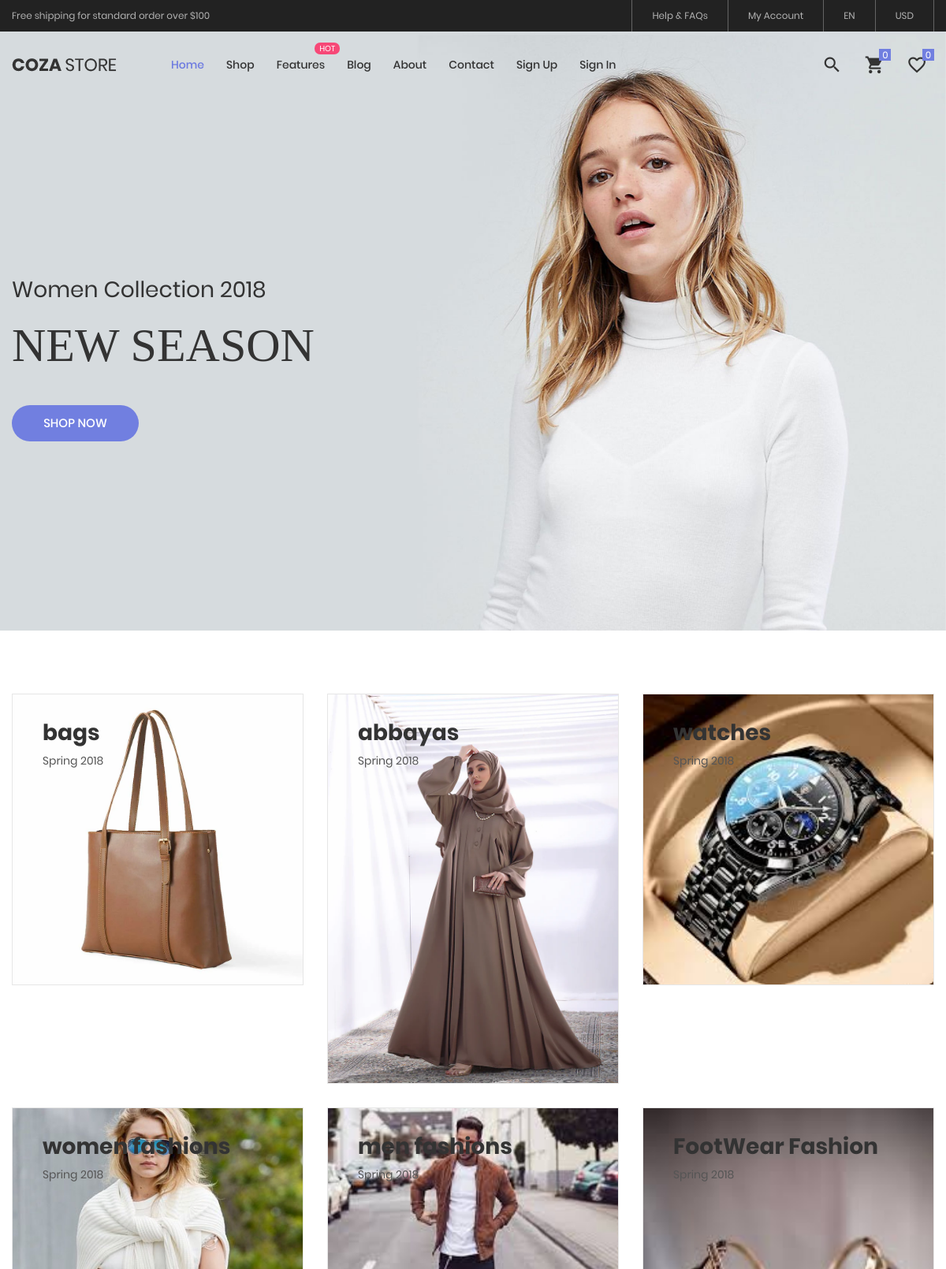
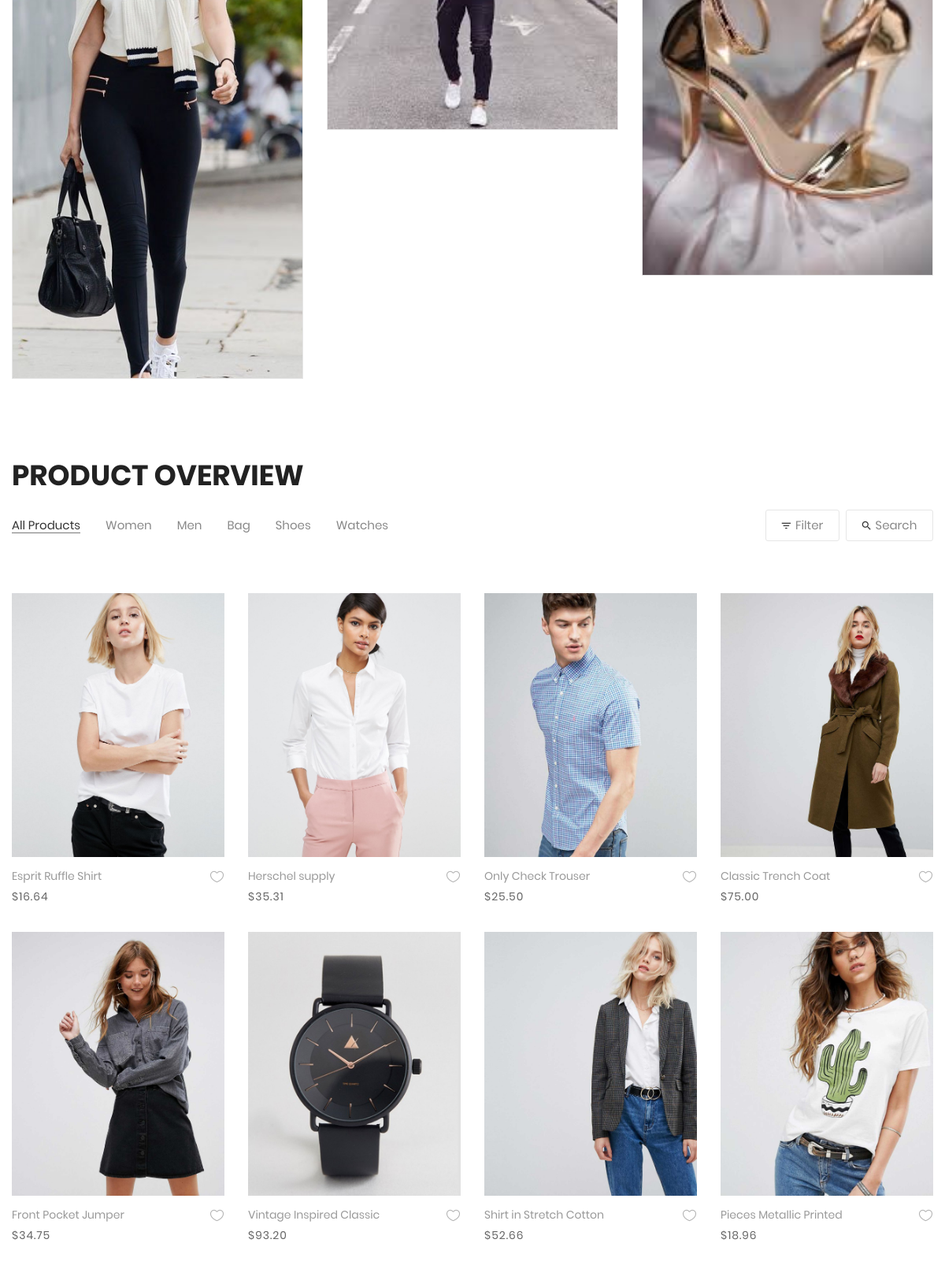
The app's page /cozastore-master/index.php (upper part) with its own data (2 pictures, top to bottom).
### tables this page shows
CREATE TABLE `categories` (
  `id` int(11) NOT NULL,
  `name` varchar(30) DEFAULT NULL,
  `image` varchar(100) DEFAULT NULL
);

### cozastore-master/auth/auth.php (called while the page is built, shortened)
<?php
$catAddress = "../dashmin-1.0.0/img/categories/";
?>

### cozastore-master/index.php (the view, shortened to what this page needs)
<?php
	include('components/header.php')
	?>
	<section class="section-slide">
		<div class="wrap-slick1">
			<div class="slick1">
				<div class="item-slick1" style="background-image: url(images/slide-01.jpg);">
					<div class="container h-full">
						<div class="flex-col-l-m h-full p-t-100 p-b-30 respon5">
							<div class="layer-slick1 animated visible-false" data-appear="fadeInDown" data-delay="0">
								<span class="ltext-101 cl2 respon2">
									Women Collection 2018
								</span>
							</div>
							<div class="layer-slick1 animated visible-false" data-appear="fadeInUp" data-delay="800">
								<h2 class="ltext-201 cl2 p-t-19 p-b-43 respon1">
									NEW SEASON
								</h2>
							</div>
							<div class="layer-slick1 animated visible-false" data-appear="zoomIn" data-delay="1600">
								<a href="product.html" class="flex-c-m stext-101 cl0 size-101 bg1 bor1 hov-btn1 p-lr-15 trans-04">
									Shop Now
								</a>
							</div>
						</div>
					</div>
				</div>
			</div>
		</div>
	</section>
	<div class="sec-banner bg0 p-t-80 p-b-50">
		<div class="container">
			<div class="row">
<?php
$query = $pdo ->query("select * from categories");
$rows = $query->fetchAll(PDO::FETCH_ASSOC);
foreach($rows as $keys){
?>
	<div class="col-md-6 col-xl-4 p-b-30 m-lr-auto">
					<div class="block1 wrap-pic-w">
						<img src="<?php echo $catAddress.$keys['image']?>" alt="IMG-BANNER">
						<a href="product.php?cid=<?php echo $keys['id']?>" class="block1-txt ab-t-l s-full flex-col-l-sb p-lr-38 p-tb-34 trans-03 respon3">
							<div class="block1-txt-child1 flex-col-l">
								<span class="block1-name ltext-102 trans-04 p-b-8">
								<?php echo $keys['name']?>
								</span>
								<span class="block1-info stext-102 trans-04">
									Spring 2018
								</span>
							</div>
						</a>
					</div>
				</div>
<?php
}
?>
			</div>
		</div>
	</div>
	<section class="bg0 p-t-23 p-b-140">
		<div class="container">
			<div class="p-b-10">
				<h3 class="ltext-103 cl5">
					Product Overview
				</h3>
			</div>
			<div class="flex-w flex-sb-m p-b-52">
				<div class="flex-w flex-l-m filter-tope-group m-tb-10">
					<button class="stext-106 cl6 hov1 bor3 trans-04 m-r-32 m-tb-5 how-active1" data-filter="*">
						All Products
					</button>
					<button class="stext-106 cl6 hov1 bor3 trans-04 m-r-32 m-tb-5" data-filter=".women">
						Women
					</button>
					<button class="stext-106 cl6 hov1 bor3 trans-04 m-r-32 m-tb-5" data-filter=".men">
						Men
					</button>
					<button class="stext-106 cl6 hov1 bor3 trans-04 m-r-32 m-tb-5" data-filter=".bag">
						Bag
					</button>
					<button class="stext-106 cl6 hov1 bor3 trans-04 m-r-32 m-tb-5" data-filter=".shoes">
						Shoes
					</button>
					<button class="stext-106 cl6 hov1 bor3 trans-04 m-r-32 m-tb-5" data-filter=".watches">
						Watches
					</button>
				</div>
				<div class="flex-w flex-c-m m-tb-10">
					<div class="flex-c-m stext-106 cl6 size-104 bor4 pointer hov-btn3 trans-04 m-r-8 m-tb-4 js-show-filter">
						<i class="icon-filter cl2 m-r-6 fs-15 trans-04 zmdi zmdi-filter-list"></i>
						 Filter
					</div>
					<div class="flex-c-m stext-106 cl6 size-105 bor4 pointer hov-btn3 trans-04 m-tb-4 js-show-search">
						<i class="icon-search cl2 m-r-6 fs-15 trans-04 zmdi zmdi-search"></i>
						Search
					</div>
				</div>
			</div>
			<div class="row isotope-grid">
				<div class="col-sm-6 col-md-4 col-lg-3 p-b-35 isotope-item women">
					<div class="block2">
						<div class="block2-pic hov-img0">
							<img src="images/product-01.jpg" alt="IMG-PRODUCT">
						</div>
						<div class="block2-txt flex-w flex-t p-t-14">
							<div class="block2-txt-child1 flex-col-l ">
								<a href="product-detail.html" class="stext-104 cl4 hov-cl1 trans-04 js-name-b2 p-b-6">
									Esprit Ruffle Shirt
								</a>
								<span class="stext-105 cl3">
									$16.64
								</span>
							</div>
							<div class="block2-txt-child2 flex-r p-t-3">
								<a href="#" class="btn-addwish-b2 dis-block pos-relative js-addwish-b2">
									<img class="icon-heart1 dis-block trans-04" src="images/icons/icon-heart-01.png" alt="ICON">
								</a>
							</div>
						</div>
					</div>
				</div>
				<div class="col-sm-6 col-md-4 col-lg-3 p-b-35 isotope-item women">
					<div class="block2">
						<div class="block2-pic hov-img0">
							<img src="images/product-02.jpg" alt="IMG-PRODUCT">
						</div>
						<div class="block2-txt flex-w flex-t p-t-14">
							<div class="block2-txt-child1 flex-col-l ">
								<a href="product-detail.html" class="stext-104 cl4 hov-cl1 trans-04 js-name-b2 p-b-6">
									Herschel supply
								</a>
								<span class="stext-105 cl3">
									$35.31
								</span>
							</div>
							<div class="block2-txt-child2 flex-r p-t-3">
								<a href="#" class="btn-addwish-b2 dis-block pos-relative js-addwish-b2">
									<img class="icon-heart1 dis-block trans-04" src="images/icons/icon-heart-01.png" alt="ICON">
								</a>
							</div>
						</div>
					</div>
				</div>
				<div class="col-sm-6 col-md-4 col-lg-3 p-b-35 isotope-item men">
					<div class="block2">
						<div class="block2-pic hov-img0">
							<img src="images/product-03.jpg" alt="IMG-PRODUCT">
						</div>
						<div class="block2-txt flex-w flex-t p-t-14">
							<div class="block2-txt-child1 flex-col-l ">
								<a href="product-detail.html" class="stext-104 cl4 hov-cl1 trans-04 js-name-b2 p-b-6">
									Only Check Trouser
								</a>
								<span class="stext-105 cl3">
									$25.50
								</span>
							</div>
							<div class="block2-txt-child2 flex-r p-t-3">
								<a href="#" class="btn-addwish-b2 dis-block pos-relative js-addwish-b2">
									<img class="icon-heart1 dis-block trans-04" src="images/icons/icon-heart-01.png" alt="ICON">
								</a>
							</div>
						</div>
					</div>
				</div>
				<div class="col-sm-6 col-md-4 col-lg-3 p-b-35 isotope-item women">
					<div class="block2">
						<div class="block2-pic hov-img0">
							<img src="images/product-04.jpg" alt="IMG-PRODUCT">
						</div>
						<div class="block2-txt flex-w flex-t p-t-14">
							<div class="block2-txt-child1 flex-col-l ">
								<a href="product-detail.html" class="stext-104 cl4 hov-cl1 trans-04 js-name-b2 p-b-6">
									Classic Trench Coat
								</a>
								<span class="stext-105 cl3">
									$75.00
								</span>
							</div>
							<div class="block2-txt-child2 flex-r p-t-3">
								<a href="#" class="btn-addwish-b2 dis-block pos-relative js-addwish-b2">
									<img class="icon-heart1 dis-block trans-04" src="images/icons/icon-heart-01.png" alt="ICON">
								</a>
							</div>
						</div>
					</div>
				</div>
				<div class="col-sm-6 col-md-4 col-lg-3 p-b-35 isotope-item women">
					<div class="block2">
						<div class="block2-pic hov-img0">
							<img src="images/product-05.jpg" alt="IMG-PRODUCT">
						</div>
						<div class="block2-txt flex-w flex-t p-t-14">
							<div class="block2-txt-child1 flex-col-l ">
								<a href="product-detail.html" class="stext-104 cl4 hov-cl1 trans-04 js-name-b2 p-b-6">
									Front Pocket Jumper
								</a>
								<span class="stext-105 cl3">
									$34.75
								</span>
							</div>
							<div class="block2-txt-child2 flex-r p-t-3">
								<a href="#" class="btn-addwish-b2 dis-block pos-relative js-addwish-b2">
									<img class="icon-heart1 dis-block trans-04" src="images/icons/icon-heart-01.png" alt="ICON">
								</a>
							</div>
						</div>
					</div>
				</div>
				<div class="col-sm-6 col-md-4 col-lg-3 p-b-35 isotope-item watches">
					<div class="block2">
						<div class="block2-pic hov-img0">
							<img src="images/product-06.jpg" alt="IMG-PRODUCT">
						</div>
						<div class="block2-txt flex-w flex-t p-t-14">
							<div class="block2-txt-child1 flex-col-l ">
								<a href="product-detail.html" class="stext-104 cl4 hov-cl1 trans-04 js-name-b2 p-b-6">
									Vintage Inspired Classic
								</a>
								<span class="stext-105 cl3">
									$93.20
								</span>
							</div>
							<div class="block2-txt-child2 flex-r p-t-3">
								<a href="#" class="btn-addwish-b2 dis-block pos-relative js-addwish-b2">
									<img class="icon-heart1 dis-block trans-04" src="images/icons/icon-heart-01.png" alt="ICON">
								</a>
							</div>
						</div>
					</div>
				</div>
				<div class="col-sm-6 col-md-4 col-lg-3 p-b-35 isotope-item women">
					<div class="block2">
						<div class="block2-pic hov-img0">
							<img src="images/product-07.jpg" alt="IMG-PRODUCT">
						</div>
						<div class="block2-txt flex-w flex-t p-t-14">
							<div class="block2-txt-child1 flex-col-l ">
								<a href="product-detail.html" class="stext-104 cl4 hov-cl1 trans-04 js-name-b2 p-b-6">
									Shirt in Stretch Cotton
								</a>
								<span class="stext-105 cl3">
									$52.66
								</span>
							</div>
							<div class="block2-txt-child2 flex-r p-t-3">
								<a href="#" class="btn-addwish-b2 dis-block pos-relative js-addwish-b2">
									<img class="icon-heart1 dis-block trans-04" src="images/icons/icon-heart-01.png" alt="ICON">
								</a>
							</div>
						</div>
					</div>
				</div>
				<div class="col-sm-6 col-md-4 col-lg-3 p-b-35 isotope-item women">
					<div class="block2">
						<div class="block2-pic hov-img0">
							<img src="images/product-08.jpg" alt="IMG-PRODUCT">
						</div>
						<div class="block2-txt flex-w flex-t p-t-14">
							<div class="block2-txt-child1 flex-col-l ">
								<a href="product-detail.html" class="stext-104 cl4 hov-cl1 trans-04 js-name-b2 p-b-6">
									Pieces Metallic Printed
								</a>
								<span class="stext-105 cl3">
									$18.96
								</span>
							</div>
							<div class="block2-txt-child2 flex-r p-t-3">
								<a href="#" class="btn-addwish-b2 dis-block pos-relative js-addwish-b2">
									<img class="icon-heart1 dis-block trans-04" src="images/icons/icon-heart-01.png" alt="ICON">
								</a>
							</div>
						</div>
					</div>
				</div>
			</div>
		</div>
	</section>
	<?php
	include('components/footer.php')
	?>

### cozastore-master/css/main.css (style rules this page uses)
.container { max-width: 1380px; }
@media (max-width: 1600px) { .container { max-width: 1200px; } }
.slick-slide { outline: none !important; }
.wrap-slick1 { position: relative; }
.item-slick1 { height: calc(100vh - 40px); background-size: cover; background-repeat: no-repeat; background-position: center center; }
.block1 { position: relative; border: 1px solid #e6e6e6; }
.block1-txt { background-color: rgba(103,117,214,0.0); }
.block1-name { color: #333; }
.block1-info { color: #555; }
.block2-pic { position: relative; }
.block2-txt-child1 { width: calc(100% - 30px); }
.block2-txt-child2 { width: 30px; }
.cl0 { color: #fff; }
.cl2 { color: #333; }
.cl3 { color: #666; }
.cl4 { color: #999; }
.cl5 { color: #222; }
.cl6 { color: #888; }
.stext-101 { font-family: Poppins-Medium; font-size: 15px; line-height: 1.466667; text-transform: uppercase; }
.stext-102 { font-family: Poppins-Regular; font-size: 14px; line-height: 1.7; }
.stext-104 { font-family: Poppins-Regular; font-size: 14px; line-height: 1.466667; }
.stext-105 { font-family: Poppins-Regular; font-size: 14px; line-height: 1.466667; letter-spacing: 1px; }
.stext-106 { font-family: Poppins-Regular; font-size: 15px; line-height: 1.2; }
.ltext-101 { font-family: Poppins-Regular; font-size: 28px; line-height: 1.2857; }
.ltext-102 { font-family: Poppins-Bold; font-size: 28px; line-height: 1.1; }
.ltext-103 { font-family: Poppins-Bold; font-size: 36px; line-height: 1.1; text-transform: uppercase; }
.ltext-201 { font-family: PlayfairDisplay-Bold; font-size: 60px; line-height: 1.1; text-transform: uppercase; }
.size-101 { min-width: 161px; height: 46px; }
.size-104 { min-width: 94px; height: 40px; }
.size-105 { min-width: 111px; height: 40px; }
.bg0 { background-color: #fff; }
.bg1 { background-color: #717fe0; }
.bor1 { border-radius: 23px; }
.bor3 { border-bottom: 1px solid transparent; }
.bor4 { border: 1px solid #e6e6e6; border-radius: 3px; }
.how-active1 { color: #333; border-color: #797979; }
.hov-img0 { display: block; overflow: hidden; }
.hov-img0 img { width: 100%; -webkit-transition: transform 0.9s ease; -o-transition: transform 0.9s ease; -moz-transition: transform 0.9s ease; transition: transform 0.9s ease; }

### records on screen
categories: image (picture), name "bags"
categories: image (picture), name "abbayas"
categories: image (picture), name "watches"
categories: image (picture), name "women fashions"
categories: image (picture), name "men fashions"
categories: image (picture), name "FootWear Fashion"
